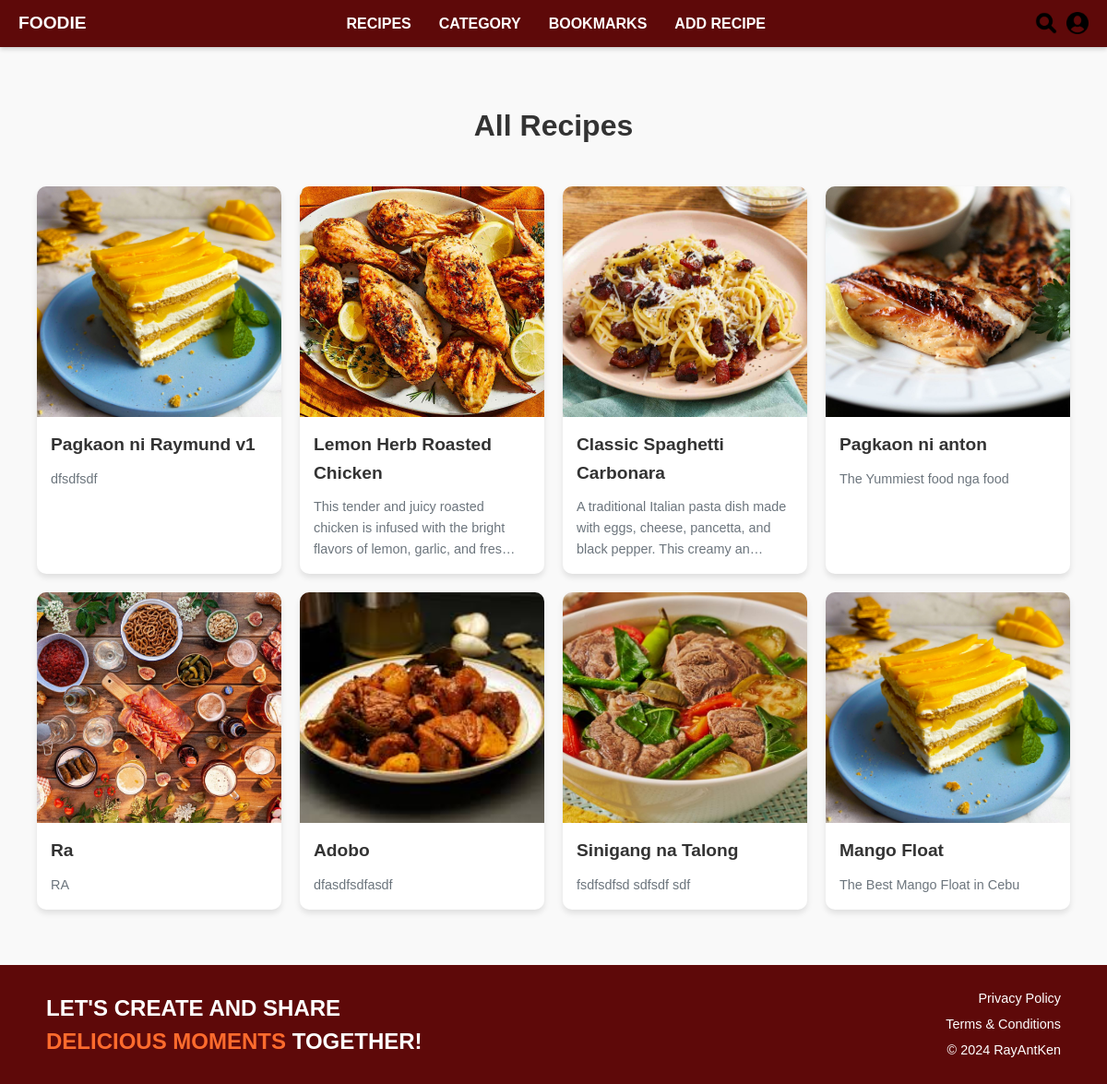
/recipelist, run on an earlier commit of the app's database.
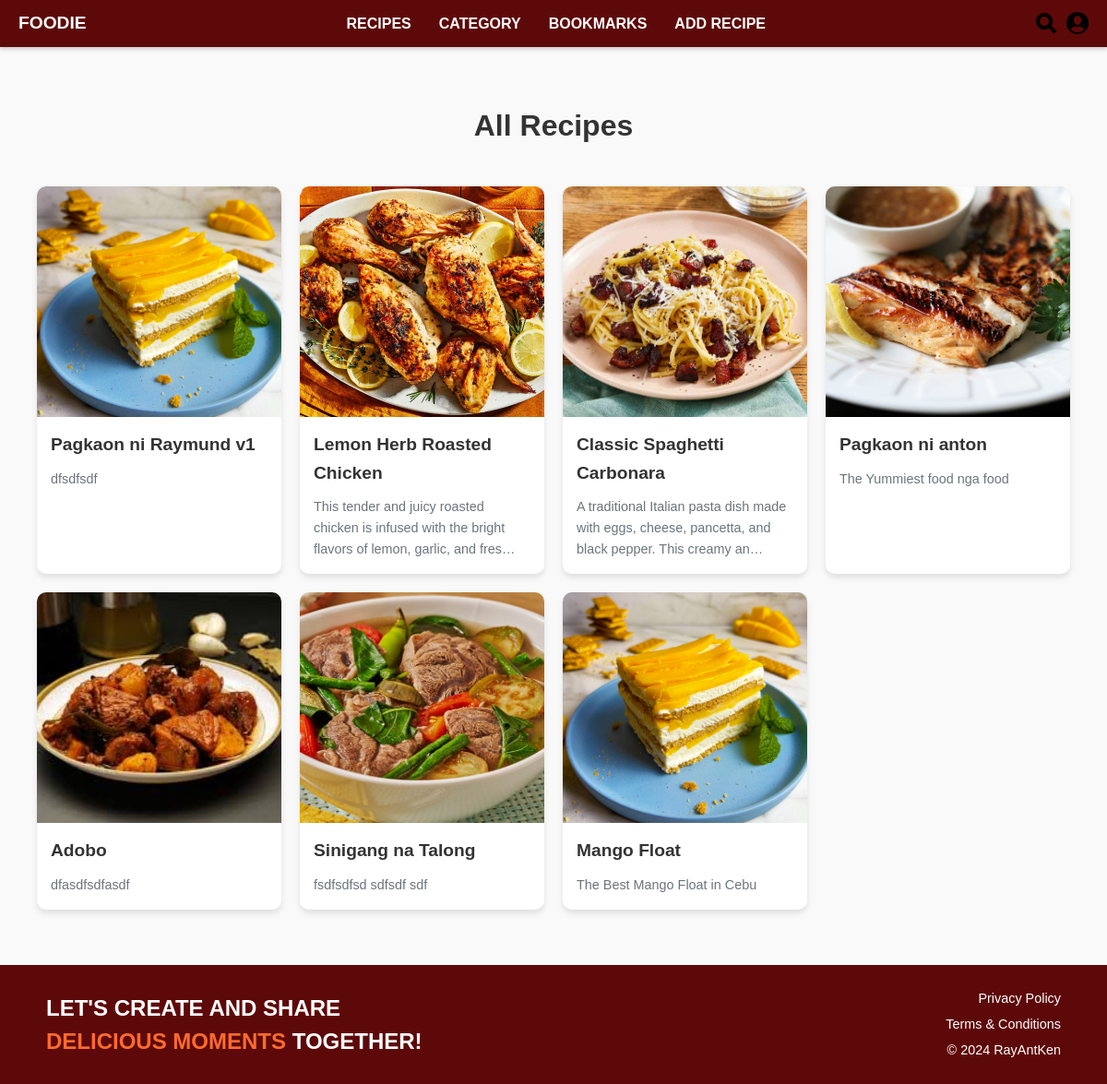
And on a later commit of the database.
### Recipes/models.py (models this page shows, shortened)
class RecipePost(models.Model):
    title = models.CharField(max_length=200)
    user = models.ForeignKey(settings.AUTH_USER_MODEL, on_delete=models.SET_NULL, null=True, blank=True) #User, on_delete=models.CASCADE
    description = models.TextField(default='')
    category = models.CharField(max_length=50, default='Uncategorized')
    ingredients = models.TextField()
    directions = models.TextField(default='')
    image = models.ImageField(upload_to='recipe/images/', blank=True, null=True)  # Optional image field
    created_at = models.DateTimeField(auto_now=True)
    CATEGORY_CHOICES = [
        ('Comfort Food', 'Comfort Food'),
        ('International Eats', 'International Eats'),
        ('Breakfast & Brunch', 'Breakfast & Brunch'),
        ('Community Picks', 'Community Picks'),
    ]
    title = models.CharField(max_length=200)  # Recipe title
    user = models.ForeignKey(
        settings.AUTH_USER_MODEL,
        on_delete=models.SET_NULL,
        null=True,
        blank=True
    )  # Associated user, nullable and optional
    description = models.TextField(default='')  # Brief description of the recipe
    category = models.CharField(
        max_length=50,
        choices=CATEGORY_CHOICES,
        default='Uncategorized'
    )  # Recipe category with predefined choices
    ingredients = models.TextField()  # Ingredients list
    directions = models.TextField(default='')  # Step-by-step directions
    image = models.ImageField(
        upload_to='recipe/images/',
        blank=True,
        null=True
    )  # Optional recipe image
    created_at = models.DateTimeField(auto_now=True)  # Timestamp of creation

### Recipes/views.py (the view)
# urls.py: path('recipelist', RecipePostListView.as_view(), name='recipe_list'),
class RecipePostListView(ListView):
    model = RecipePost
    template_name = 'recipes/recipePost_list.html'
    context_object_name = 'posts'
    paginate_by = 12
    def get_queryset(self):
        return RecipePost.objects.order_by('-created_at')
    def get_context_data(self, **kwargs):
        context = super().get_context_data(**kwargs)
        user = self.request.user
        if user.is_authenticated:
            bookmarked_recipes = Bookmark.objects.filter(user=user).values_list('recipe_id', flat=True)
            context['bookmarked_recipes'] = set(bookmarked_recipes)
        else:
            context['bookmarked_recipes'] = set()
        return context

### Recipes/templates/recipes/recipePost_list.html (shortened to what this page needs)
{% load custom_filters %}
<html lang="en">
<head>
    <link href="https://cdnjs.cloudflare.com/ajax/libs/font-awesome/6.0.0-beta3/css/all.min.css" rel="stylesheet">
</head>
<body>
    <header>
        {% include 'navbar.html' %}
    </header>
    <main>
        <h1 style="text-align: center; margin: 20px 0;">All Recipes</h1>
        <div class="recipe-grid">
            {% for post in posts %}
            <div class="recipe-card" data-recipe-id="{{ post.id }}">
                {% if post.image %}
                    <img src="{{ post.image.url }}" alt="{{ post.title }}">
                {% endif %}
                <div class="recipe-card-content">
                    <h2 class="recipe-card-title">{{ post.title }}</h2>
                    <p class="recipe-card-description">{{ post.description|truncatechars:100 }}</p>
                </div>
            </div>
            {% empty %}
                <p>No recipes available.</p>
            {% endfor %}
        </div>
    </main>
    <footer>
        {% include 'footer.html' %}
    </footer>
</body>
</html>

### HomePage/templates/navbar.html (shortened to what this page needs)
{% load static %}
<!DOCTYPE html>
<html>
<head>
</head>
<body>
  <header class="foodie-navbar">
    <nav class="foodie-navbar-container">
      <div class="foodie-navbar-logo">
        <a href="{% url 'HomePage:home' %}">FOODIE</a>
      </div>
      <div class="foodie-navbar-links">
        <a href="{% url 'recipe_list' %}">RECIPES</a>
        <a href="{% url 'recipe_cuisine' %}">CATEGORY</a>
        <a href="{% url 'bookmark_list' %}">BOOKMARKS</a>
        <a href="{% url 'recipe_create' %}">ADD RECIPE</a>
      </div>
      <div class="foodie-navbar-icons">
        <a href="{% url 'recipe_search' %}">
          <img src="{% static 'images/Search.png' %}" alt="Search">
        </a>
        <div class="foodie-navbar-profile-dropdown">
          <a href="#">
            <img src="{% static 'images/Account.png' %}" alt="Account">
          </a>
        </div>
      </div>
    </nav>
  </header>
</body>
</html>

### HomePage/templates/footer.html
<footer style="background-color: #5e0909; color: #ffffff; padding: 20px 50px; display: flex; justify-content: space-between; align-items: center; flex-wrap: wrap;">
    <div style="flex: 1;">
      <h2 style="font-size: 1.5rem; font-weight: bold; line-height: 1.5; text-transform: uppercase; margin: 0;">
        LET'S CREATE AND SHARE <br>
        <span style="color: #ff6b2d;">DELICIOUS MOMENTS</span> TOGETHER!
      </h2>
    </div>
    <div style="text-align: right; flex: 1;">
      <p style="margin: 5px 0; font-size: 0.9rem;">Privacy Policy</p>
      <p style="margin: 5px 0; font-size: 0.9rem;">Terms & Conditions</p>
      <p style="margin: 5px 0; font-size: 0.9rem;">© 2024 RayAntKen</p>
    </div>
  </footer>

### Recipes/templates/recipes/recipePost_list.html (style rules this page uses)
:root { --primary-color: #007bff; --secondary-color: #6c757d; --background-color: #f4f4f4; --card-background: #ffffff; --text-color: #333; }
* { margin: 0; padding: 0; box-sizing: border-box; }
body { font-family: 'Poppins', sans-serif; background-color: var(--background-color); line-height: 1.6; }
.recipe-grid { display: grid; grid-template-columns: repeat(auto-fill, minmax(250px, 1fr)); gap: 20px; padding: 20px; max-width: 1200px; margin: 0 auto; }
.recipe-card { background-color: var(--card-background); border-radius: 10px; box-shadow: 0 4px 6px rgba(0, 0, 0, 0.1); overflow: hidden; transition: transform 0.3s ease; cursor: pointer; display: flex; flex-direction: column; }
.recipe-card img { width: 100%; height: 250px; object-fit: cover; }
.recipe-card-content { padding: 15px; flex-grow: 1; display: flex; flex-direction: column; }
.recipe-card-title { font-size: 1.2rem; font-weight: 600; color: var(--text-color); margin-bottom: 10px; }
.recipe-card-description { color: var(--secondary-color); font-size: 0.9rem; flex-grow: 1; }

What changed in the data, as far as the page shows it:
removed RecipePost: image (picture), title "Ra", description "RA"
